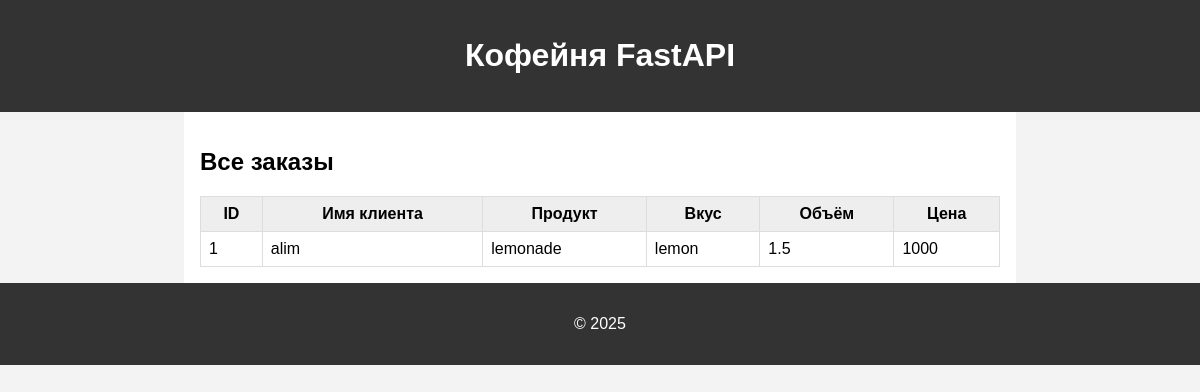
Before: /admin/orders with the older database file.
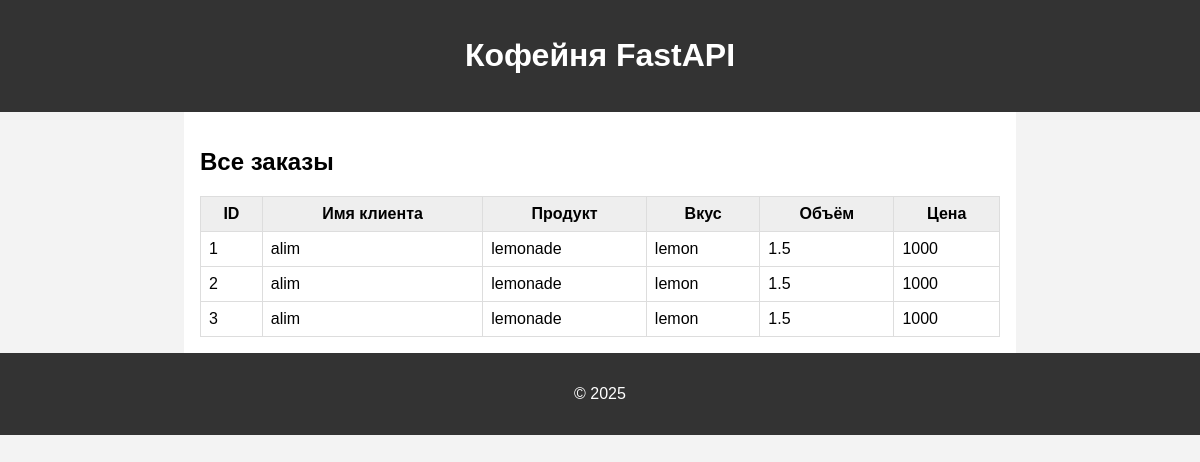
After: the same page with the newer database file.
### models.py (models this page shows)
class Order(Base):
    __tablename__ = "orders"
    id = Column(Integer, primary_key=True)
    customer_name = Column(String)
    product_id = Column(Integer, ForeignKey("products.id"))
    taste_id = Column(Integer, ForeignKey("tastes.id"))
    price_id = Column(Integer, ForeignKey("prices.id"))

class Product(Base):
    __tablename__ = "products"
    id = Column(Integer, primary_key=True, index=True)
    name = Column(String, unique=True, index=True)
    tastes = relationship("Taste", back_populates="product", cascade="all, delete-orphan")

class Taste(Base):
    __tablename__ = "tastes"
    id = Column(Integer, primary_key=True, index=True)
    taste = Column(String, index=True)
    product_id = Column(Integer, ForeignKey("products.id"))  # ✅ СВЯЗЬ ПО ID
    product = relationship("Product", back_populates="tastes")
    info = relationship("Info", uselist=False, back_populates="taste", cascade="all, delete-orphan")

class Price(Base):
    __tablename__ = "prices"
    id = Column(Integer, primary_key=True, index=True)
    volume = Column(Integer)
    price = Column(Integer)
    info_id = Column(Integer, ForeignKey("info.id"))
    info = relationship("Info", back_populates="prices")

### main.py (the view)
@app.get("/admin/orders", response_class=HTMLResponse)
def admin_orders(request: Request, db: Session = Depends(get_db)):
    orders = get_all_orders(db)
    return templates.TemplateResponse("admin_orders.html", {
        "request": request,
        "orders": orders
    })

### templates/admin_orders.html (shortened to what this page needs)
{% extends 'base.html' %}
{% block content %}
<h2>Все заказы</h2>
<table>
  <thead>
    <tr>
      <th>ID</th>
      <th>Имя клиента</th>
      <th>Продукт</th>
      <th>Вкус</th>
      <th>Объём</th>
      <th>Цена</th>
    </tr>
  </thead>
  <tbody>
    {% for o in orders %}
    <tr>
      <td>{{ o.order_id }}</td>
      <td>{{ o.customer_name }}</td>
      <td>{{ o.product }}</td>
      <td>{{ o.taste }}</td>
      <td>{{ o.volume }}</td>
      <td>{{ o.price }}</td>
    </tr>
    {% endfor %}
  </tbody>
</table>
{% endblock %}

### templates/base.html (shortened to what this page needs)
<!DOCTYPE html>
<html lang="ru">
<head>
  <link rel="stylesheet" href="{{ url_for('static', path='css/styles.css') }}">
</head>
<body>
  <header><h1>Кофейня FastAPI</h1></header>
  <main>{% block content %}{% endblock %}</main>
  <footer><p>&copy; 2025</p></footer>
</body>
</html>

### static/css/styles.css (style rules this page uses)
body { font-family: Arial, sans-serif; margin: 0; padding: 0; background: #f3f3f3; }
header, footer { background: #333; color: #fff; padding: 1em; text-align: center; }
main { padding: 1em; max-width: 800px; margin: auto; background: #fff; }
table { width: 100%; border-collapse: collapse; margin-top: 1em; }
th, td { border: 1px solid #ddd; padding: 0.5em; }
th { background: #eee; }

Changed rows visible on the page:
added Order: customer_name "alim"
added Order: customer_name "alim"
Other visible differences:
new list line: "2"
new list line: "lemonade"
new list line: "lemon"
new list line: "1.5 1000"
new list line: "3"
